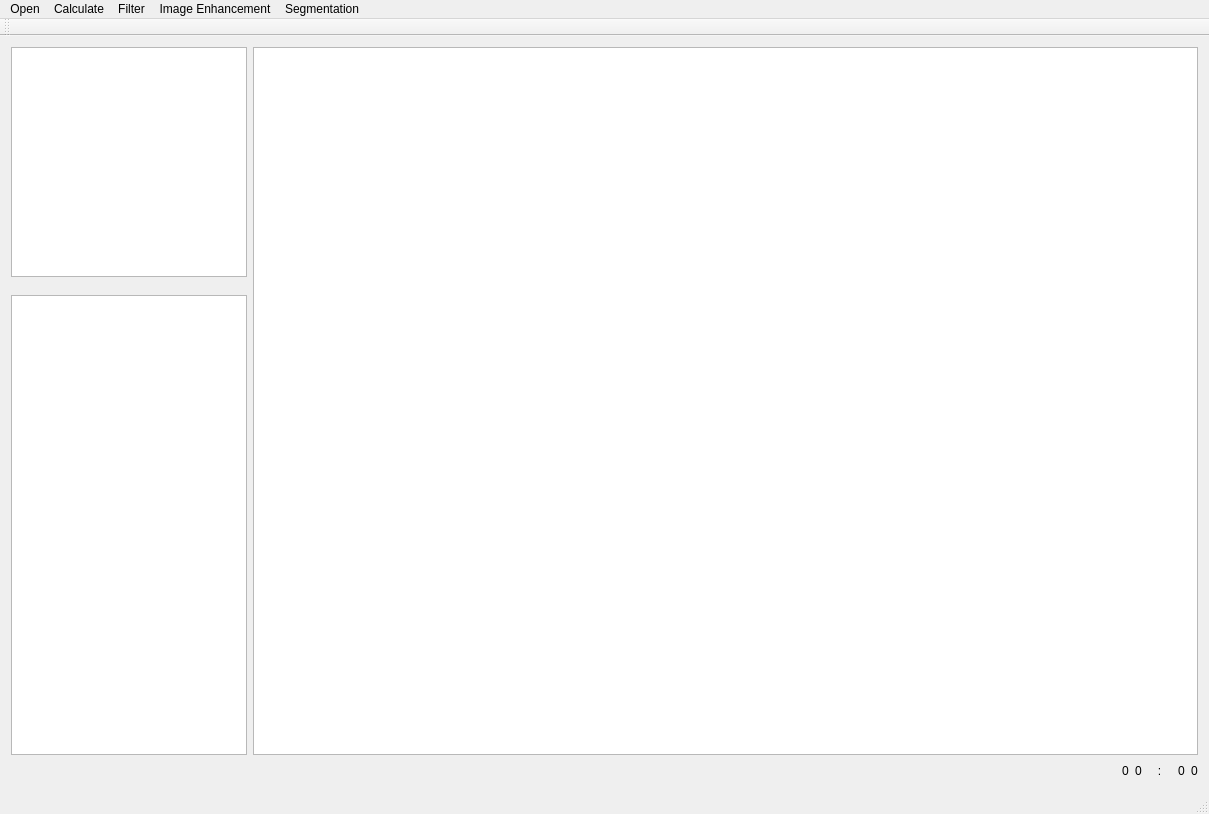
<?xml version="1.0" encoding="UTF-8"?>
<ui version="4.0">
 <class>IMAGEClass</class>
 <widget class="QMainWindow" name="IMAGEClass">
  <property name="geometry">
   <rect>
    <x>0</x>
    <y>0</y>
    <width>1209</width>
    <height>814</height>
   </rect>
  </property>
  <property name="windowTitle">
   <string>IMAGE</string>
  </property>
  <widget class="QWidget" name="centralWidget">
   <layout class="QGridLayout" name="gridLayout">
    <item row="0" column="0">
     <layout class="QVBoxLayout" name="verticalLayout_2">
      <item>
       <layout class="QHBoxLayout" name="horizontalLayout" stretch="1,4">
        <item>
         <layout class="QVBoxLayout" name="verticalLayout" stretch="20,1,40">
          <item>
           <widget class="QTreeView" name="treeView"/>
          </item>
          <item>
           <spacer name="verticalSpacer">
            <property name="orientation">
             <enum>Qt::Vertical</enum>
            </property>
            <property name="sizeHint" stdset="0">
             <size>
              <width>20</width>
              <height>40</height>
             </size>
            </property>
           </spacer>
          </item>
          <item>
           <widget class="QTableView" name="tableView"/>
          </item>
         </layout>
        </item>
        <item>
         <widget class="QGraphicsView" name="graphicsView"/>
        </item>
       </layout>
      </item>
      <item>
       <layout class="QHBoxLayout" name="horizontalLayout_2">
        <item>
         <spacer name="horizontalSpacer">
          <property name="orientation">
           <enum>Qt::Horizontal</enum>
          </property>
          <property name="sizeHint" stdset="0">
           <size>
            <width>40</width>
            <height>20</height>
           </size>
          </property>
         </spacer>
        </item>
        <item>
         <widget class="QLabel" name="imagex">
          <property name="text">
           <string>0</string>
          </property>
         </widget>
        </item>
        <item>
         <widget class="QLabel" name="imagey">
          <property name="text">
           <string>0</string>
          </property>
         </widget>
        </item>
        <item>
         <widget class="QLabel" name="label">
          <property name="text">
           <string>   :   </string>
          </property>
         </widget>
        </item>
        <item>
         <widget class="QLabel" name="prox">
          <property name="text">
           <string>0</string>
          </property>
         </widget>
        </item>
        <item>
         <widget class="QLabel" name="proy">
          <property name="text">
           <string>0</string>
          </property>
         </widget>
        </item>
       </layout>
      </item>
     </layout>
    </item>
   </layout>
  </widget>
  <widget class="QMenuBar" name="menuBar">
   <property name="geometry">
    <rect>
     <x>0</x>
     <y>0</y>
     <width>1209</width>
     <height>26</height>
    </rect>
   </property>
   <widget class="QMenu" name="menuOpen">
    <property name="title">
     <string>Open</string>
    </property>
    <addaction name="actionOpen"/>
   </widget>
   <widget class="QMenu" name="menuCalculate">
    <property name="title">
     <string>Calculate</string>
    </property>
    <addaction name="actionVDVI"/>
    <addaction name="actionGRAY"/>
    <addaction name="actionHistogram_equalization"/>
   </widget>
   <widget class="QMenu" name="menuLaplace">
    <property name="title">
     <string>Filter</string>
    </property>
    <addaction name="actionLaplace"/>
    <addaction name="actionGuassian"/>
   </widget>
   <widget class="QMenu" name="menuImage_enhancement">
    <property name="title">
     <string>Image Enhancement</string>
    </property>
    <addaction name="actionImage_linear_enhancement"/>
   </widget>
   <widget class="QMenu" name="menuSegmentation">
    <property name="title">
     <string>Segmentation</string>
    </property>
    <addaction name="actionRegion_growing"/>
   </widget>
   <addaction name="menuOpen"/>
   <addaction name="menuCalculate"/>
   <addaction name="menuLaplace"/>
   <addaction name="menuImage_enhancement"/>
   <addaction name="menuSegmentation"/>
  </widget>
  <widget class="QToolBar" name="mainToolBar">
   <attribute name="toolBarArea">
    <enum>TopToolBarArea</enum>
   </attribute>
   <attribute name="toolBarBreak">
    <bool>false</bool>
   </attribute>
  </widget>
  <widget class="QStatusBar" name="statusBar"/>
  <action name="actionOpen">
   <property name="text">
    <string>Open</string>
   </property>
  </action>
  <action name="actionVDVI">
   <property name="text">
    <string>VDVI</string>
   </property>
  </action>
  <action name="actionGRAY">
   <property name="text">
    <string>RGB2GRAY</string>
   </property>
  </action>
  <action name="actionGRAY2RGB">
   <property name="text">
    <string>GRAY2RGB</string>
   </property>
  </action>
  <action name="actionLaplace">
   <property name="text">
    <string>Laplace</string>
   </property>
  </action>
  <action name="actionImage_linear_enhancement">
   <property name="text">
    <string>Image Linear Enhancement</string>
   </property>
  </action>
  <action name="actionHistogram_equalization">
   <property name="text">
    <string>Histogram Equalization</string>
   </property>
  </action>
  <action name="actionRegion_growing">
   <property name="text">
    <string>Region_growing</string>
   </property>
  </action>
  <action name="actionGuassian">
   <property name="text">
    <string>Guassian</string>
   </property>
  </action>
 </widget>
 <layoutdefault spacing="6" margin="11"/>
 <resources>
  <include location="IMAGE.qrc"/>
 </resources>
 <connections/>
</ui>
